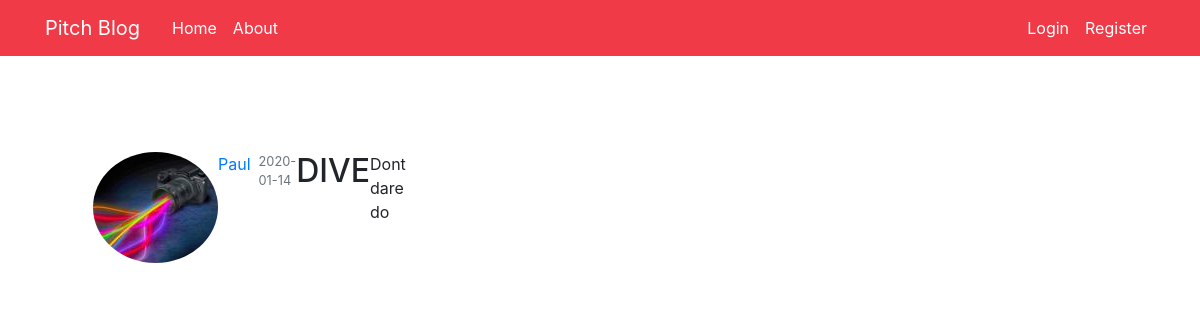
The app's page /post/4 with its own data.
### pichblog/models.py (models this page shows, shortened)
class User(db.Model, UserMixin):
    id = db.Column(db.Integer, primary_key=True)
    username = db.Column(db.String(20), unique=True, nullable=False)
    email = db.Column(db.String(120), unique=True, nullable=False)
    image_file = db.Column(db.String(20), nullable=False, default='default.jpg')
    password = db.Column(db.String(60), nullable=False)
    posts = db.relationship('Post', backref='author', lazy=True)

class Post(db.Model):
    id = db.Column(db.Integer, primary_key=True)
    title = db.Column(db.String(100), nullable=False)
    date_posted = db.Column(db.DateTime, nullable=False, default=datetime.utcnow)
    content = db.Column(db.Text, nullable=False)
    user_id = db.Column(db.Integer, db.ForeignKey('user.id'), nullable=False)

### pichblog/routes.py (the view)
@app.route("/post/<int:post_id>")
def post(post_id):
    post = Post.query.get_or_404(post_id)
    return render_template('post.htm', title=post.title, post=post)

### pichblog/templates/post.htm (shortened to what this page needs)
{% extends "layout.htm" %}
{% block content %}
  <article class="media content-section mt-5 p-5">
    <img class="rounded-circle article-img" src="{{ url_for('static', filename='profile_pics/' + post.author.image_file) }}">
    <div class="media-body d-flex">
      <div class="article-metadata d-flex">
        <a class="mr-2" href="#">{{ post.author.username }}</a>
        <small class="text-muted">{{ post.date_posted.strftime('%Y-%m-%d') }}</small>
      </div>
      <h2 class="article-title">{{ post.title }}</h2>
      <p class="article-content">{{ post.content }}</p>
    </div>
  </article>
{% endblock %}

### records on screen
User: image_file (picture), author.username "Paul"
Post: date_posted "2020-01-14", title "DIVE", content "Dont dare do"
